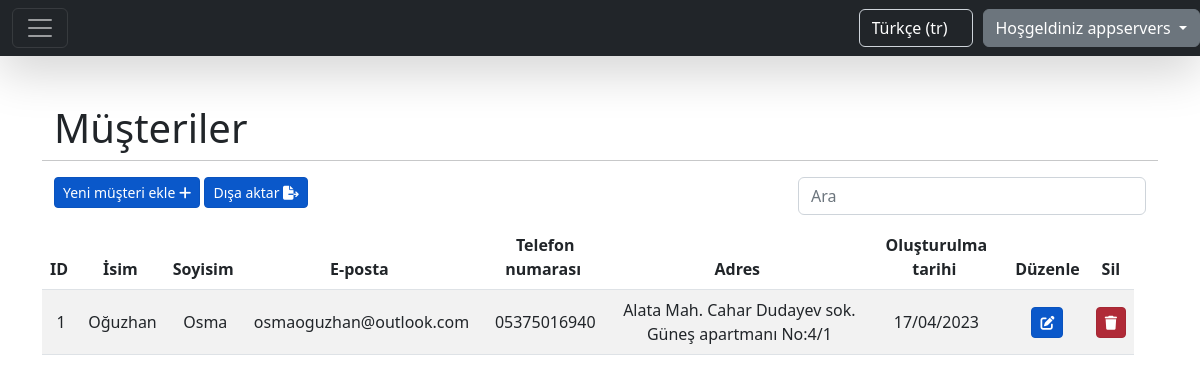
The page /tr/customers/ (signed in) on the database its author committed.
### home/models.py (models this page shows, shortened)
class CompanyUser(AbstractBaseUser):
    company_name = models.CharField(max_length=255, unique=True)
    email = models.EmailField(max_length=255, unique=True)
    phone_number = models.CharField(max_length=15, unique=True)
    website = models.CharField(max_length=255, blank=True, null=True)
    address = models.CharField(max_length=255)
    is_active = models.BooleanField(default=True)
    is_admin = models.BooleanField(default=False)
    USERNAME_FIELD = 'email'
    REQUIRED_FIELDS = ['company_name', 'phone_number', 'address']
    objects = CompanyUserManager()

### customer/models.py (models this page shows, shortened)
class Customer(models.Model):
    name = models.CharField(max_length=100)
    surname = models.CharField(max_length=100)
    email = models.EmailField()
    phone = models.CharField(max_length=100)
    address = models.CharField(max_length=100)
    company = models.ForeignKey(CompanyUser, on_delete=models.CASCADE, related_name='customers', blank=True,
                                null=True)
    created = models.DateField(auto_now_add=True)

### customer/views.py (the view, shortened to what this page needs)
# urls.py: path('customers/', views.CustomerListView.as_view(), name='customers.list'),
class CustomerListView(LoginRequiredMixin, ListView):
    model = Customer
    template_name = 'table_template.html'
    context_object_name = 'table_data'
    paginate_by = 5
    extra_context = {
        'header_data': [
            {'id': 'id', 'header': 'ID'},
            {'id': 'name', 'header': _('label:firstname')},
            {'id': 'surname', 'header': _('label:surname')},
            {'id': 'email', 'header': _('label:email')},
            {'id': 'phone', 'header': _('label:phone_number')},
            {'id': 'address', 'header': _('label:address')},
            {'id': 'created', 'header': _('label:created_date')},
        ],
        'title': _('label:customers'),
        'create_path': 'create/',
        'update_path': 'update/',
        'delete_action': 'customer',
        'not_found_text': _('message:customer_not_found'),
        'add_new_text': _('label:add_new_customer'),
    }
    login_url = settings.LOGIN_URL
    def get_queryset(self):
        query, order_by, value = queryParser.queryParser(self, 'name')
        return self.request.user.customers.all().order_by(order_by)
    def get_context_data(self, **kwargs):
        context = super(CustomerListView, self).get_context_data(**kwargs)
        new_context = dict()
        for item in context['table_data']:
            new_context[item.id] = {
                'id': item.id,
                'name': item.name,
                'surname': item.surname,
                'email': item.email,
                'phone': item.phone,
                'address': item.address,
                'created': date_format(item.created, 'd/m/Y', use_l10n=True)
            }
        context['table_data'] = new_context
        return context

### utils/queryParser.py (called while the page is built)
def queryParser(self, default):
    query = self.request.GET.get('query')
    order_by = self.request.GET.get('order_by')
    value = self.request.GET.get('value')
    if order_by is None or order_by == '':
        order_by = default
    if value is None or value == '':
        value = 'asc'
    if value == 'desc':
        order_by = '-' + order_by
    return query, order_by, value

### static/templates/table_template.html (shortened to what this page needs)
{% extends "base.html" %}
{% load static %}
{% load i18n %}
{% block content %}
    <div class="container">
        <div class="row">
            <div class="col-12" style="text-align: left">
                <h1>{{ title }}</h1>
            </div>
            <hr/>
        </div>
        <div class="row">
            <div class="col-8" style="text-align: left">
                <a href="{{ request.path }}{{ create_path }}" class="btn btn-primary btn-sm active" role="button"
                   aria-pressed="true">{{ add_new_text }}
                    <i class="fas fa-plus"></i>
                </a>
                <a onclick="exportTable()" class="btn btn-primary btn-sm active"
                   role="button"
                   aria-pressed="true">{% trans 'label:export_button' %}
                    <i class="fas fa-file-export"></i>
                </a>
            </div>
            <div class="col-4" style="text-align: right">
                <form method="get">
                    <input type="search" class="form-control rounded" placeholder="{% trans 'label:search' %}"
                           aria-label="Search"
                           aria-describedby="search-addon" name="query"/>
                </form>
            </div>
        </div>
        <div class="row">
            <div class="row table-responsive" style="margin-top: 10px">
                <table class="table table-striped" id="tableToExport">
                    <thead>
                    <tr>
                        {% for data in header_data %}
                            <th scope="col">{{ data.header }}&nbsp;
                            </th>
                        {% endfor %}
                        <th scope="col">{% trans 'label:edit_text' %}</th>
                        <th scope="col">{% trans 'label:delete_text' %}</th>
                    </tr>
                    </thead>
                    <tbody>
                    {% for data in table_data.values %}
                        <tr>
                            {% for value in data.values %}
                                <td class="align-middle">{{ value }} </td>
                            {% endfor %}
                            <td class="align-middle">
                                <a href="{{ request.path }}{{ data.id }}/{{ update_path }}"
                                   class="btn btn-primary btn-sm active"
                                   role="button"><i
                                        class="fas fa-edit"></i></a>
                            </td>
                            <td class="align-middle">
                                <form> {% csrf_token %}
                                    <a class="btn btn-danger btn-sm active" role="button"
                                       onclick="deleteAction('{{ delete_action }}' ,{{ data.id }})"><i
                                            class="fas fa-trash"></i></a>
                                </form>
                            </td>
                        </tr>
                    {% empty %}
                        <tr>
                            <td colspan="12" style="text-align: center">{{ not_found_text }}</td>
                        </tr>
                    {% endfor %}
                    </tbody>
                </table>
            </div>
        </div>
    </div>
{% endblock %}

### static/templates/base.html (shortened to what this page needs)
{% load static %}
{% load i18n %}
<!doctype html>
<html>
<head>
    <link rel="stylesheet" href="{% static 'css/style.css' %}">
    <link rel="stylesheet" href="https://cdn.jsdelivr.net/npm/bootstrap@5.2.3/dist/css/bootstrap.min.css"
>
    <link rel="stylesheet" href="https://use.fontawesome.com/releases/v5.15.4/css/fontawesome.css"
/>
    <link rel="stylesheet" href="https://cdnjs.cloudflare.com/ajax/libs/font-awesome/6.3.0/css/all.min.css">
</head>
<body>
<nav class="navbar navbar-dark bg-dark shadow-lg">
    {% if user.is_authenticated %}
        <div class="col-md-6">
            <div class="container-fluid">
                <button class="navbar-toggler" type="button" data-bs-toggle="collapse"
                        data-bs-target="#navbarToggleExternalContent" aria-controls="navbarToggleExternalContent"
                        aria-expanded="false" aria-label="Toggle navigation">
                    <span class="navbar-toggler-icon"></span>
                </button>
            </div>
        </div>
    {% else %}
        <div class="col-md-6"></div>
    {% endif %}
    <div class="col-md-6 d-flex justify-content-end">
        <form action="{% url "set_language" %}" method="post" class="navbar-form navbar-right"
              style="margin-right: 10px" id="language_form">
            <select class="form-control bg-dark text-white" name="language" onchange="this.form.submit()">
                {% get_current_language as LANGUAGE_CODE %}
                {% get_available_languages as LANGUAGES %}
                {% get_language_info_list for LANGUAGES as languages %}
                {% for language in languages %}
                    <option value="{{ language.code }}"{% if language.code == LANGUAGE_CODE %}
                            selected{% endif %}>
                        {{ language.name_local|capfirst }} ({{ language.code }})
                    </option>
                {% endfor %}
            </select>
        </form>
        {% if user.is_authenticated %}
            <div class="btn-group">
                <a type="button" class="btn btn-secondary dropdown-toggle" data-bs-toggle="dropdown"
                   data-bs-display="static" aria-expanded="false">
                    {% trans 'label:welcome' %} {{ user.company_name }}
                </a>
            </div>
        {% endif %}
    </div>
</nav>
<div class="my-5 text-center container">
    {% block content %}
    {% endblock %}
</div>
</body>
</html>

### rows shown on the page
CompanyUser: company_name "appservers"
Customer: values "Oğuzhan" "Osma" "osmaoguzhan@outlook.com" "05375016940" "Alata Mah. Cahar Dudayev sok. Güneş apartmanı No:4/1"

### other values the page prints
{{ title }} "Müşteriler"
{{ add_new_text }} "Yeni müşteri ekle"
{{ data.header }} "ID" "İsim" "Soyisim" "E-posta" "Telefon numarası" "Adres" "Oluşturulma tarihi"
{{ value }} "1" "17/04/2023"
form field language "Türkçe (tr)"
